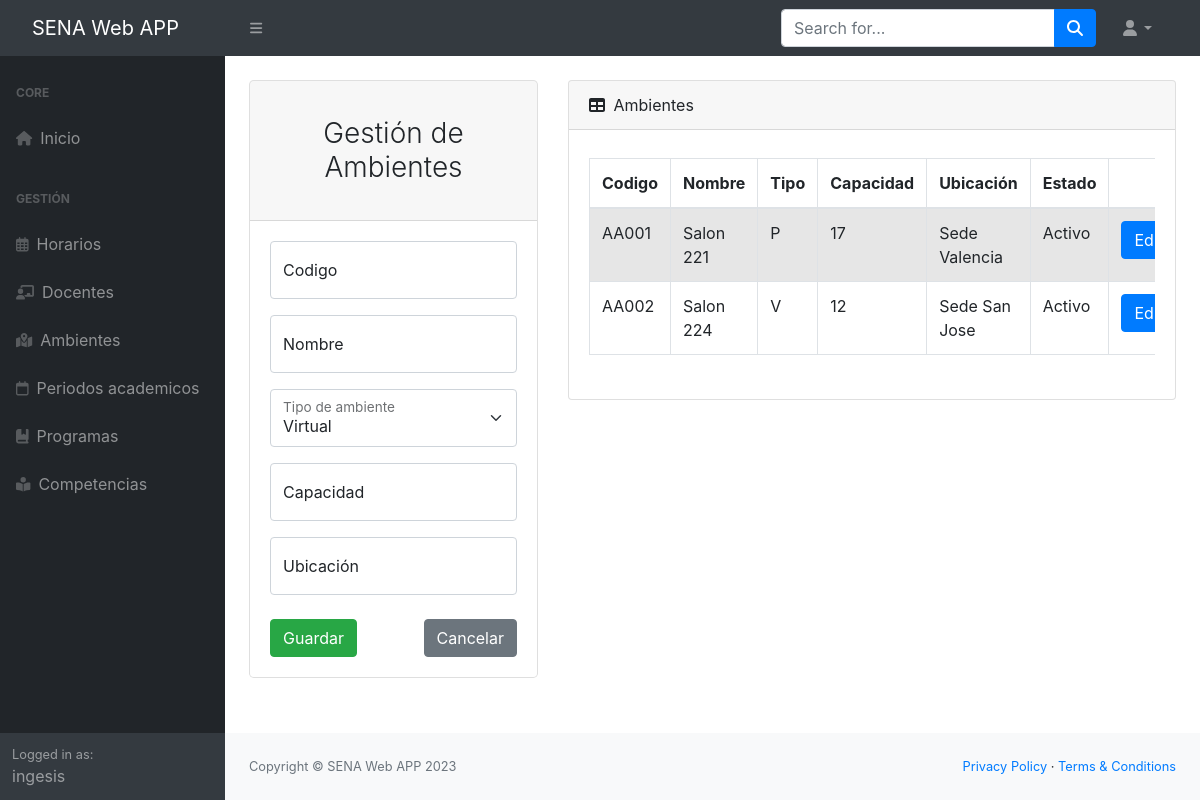
Screenshot of /app/gestionAmbientes/ (signed in) with the database file from the repository.
### Aplicaciones/Academico/models.py (models this page shows, shortened)
class Ambiente(models.Model):
    codigo = models.CharField(primary_key=True, max_length=10)
    nombre = models.CharField(max_length=50)
    tipo_ambiente = models.CharField(
        max_length=11, choices=tipoAmbiente, default='V')
    capacidad = models.PositiveIntegerField()
    ubicacion = models.CharField(max_length=50)
    estado = models.BooleanField(default=True)
    class Meta:
        verbose_name = 'Ambiente'
        verbose_name_plural = 'Ambientes'
        db_table = 'ambiente'

### Aplicaciones/Academico/views.py (the view)
# urls.py: path('gestionAmbientes/', login_required(views.gestionAmbientes)),
def gestionAmbientes(request):
    usuario = get_user(request)
    if usuario.is_superuser:
        ambientesListados = Ambiente.objects.all()
        return render(request, "gestion-ambientes.html", {"ambientes": ambientesListados})
    else:
        return render(request, "denegado.html")

### Aplicaciones/Academico/templates/gestion-ambientes.html (shortened to what this page needs)
{% extends "./base.html" %}
{% block body %}
<div class="container-fluid px-4">
    <div class="row">
        <div class="col-sm-12 col-md-6 col-lg-4 col-xl-4 mt-4">
            <div class="card border-1 rounded-lg">
                <div class="card-header">
                    <h3 class="text-center font-weight-light my-4">Gestión de Ambientes</h3>
                </div>
                <div class="card-body">
                    <form action="registrarAmbiente/" method="POST">{% csrf_token %}
                        <div class="form-floating mb-3">
                            <input class="form-control" id="txtCodigo" name="txtCodigo" type="text" placeholder="Codigo" minlength="5" maxlength="5" required/>
                            <label for="txtCodigo">Codigo</label>
                        </div>
                        <div class="form-floating mb-3">
                            <input class="form-control" id="txtNombre" name="txtNombre" type="text" placeholder="Nombre" maxlength="50" required/>
                            <label for="txtNombre">Nombre</label>
                        </div>
                        <div class="form-floating mb-3">
                            <select class="form-select" id="tipoAmbiente" name="tipoAmbiente" aria-label="Floating label select example">
                              <option value="V" selected>Virtual</option>
                            </select>
                            <label for="tipoAmbiente">Tipo de ambiente</label>
                        </div>
                        <div class="form-floating mb-3">
                            <input class="form-control" id="txtCapacidad" name="txtCapacidad" type="text" placeholder="Capacidad" minlength="1" maxlength="2" required/>
                            <label for="txtCapacidad">Capacidad</label>
                        </div>
                        <div class="form-floating mb-3">
                            <input class="form-control" id="txtUbicacion" name="txtUbicacion" type="text" placeholder="Ubicación" maxlength="50" required/>
                            <label for="txtUbicacion">Ubicación</label>
                        </div>
                        <div class="d-flex align-items-center justify-content-between mt-4 mb-0">
                            <button type="submit" class="btn btn-success text-white">Guardar</button>
                            <a class="btn btn-secondary" href="/app/gestionAmbientes/">Cancelar</a>
                        </div>
                    </form>
                </div>
            </div>
        </div>
        <div class="col-sm-12 col-md-6 col-lg-8 col-xl-8 mt-4">
            <div class="card mb-4">
                <div class="card-header">
                    <i class="fas fa-table me-1"></i>
                        Ambientes
                </div>
                <div class="card-body">
                    <div class="table-responsive py-2">
                        <table class="table table-striped table-hover table-bordered">
                            <thead class="">
                                <tr>
                                    <th class="text-left" scope="col">Codigo</th>
                                    <th class="text-left" scope="col">Nombre</th>
                                    <th class="text-left" scope="col">Tipo</th>
                                    <th class="text-left" scope="col">Capacidad</th>
                                    <th class="text-left" scope="col">Ubicación</th>
                                    <th class="text-left" scope="col">Estado</th>
                                    <th colspan="2" class="text-center">Opciones</th>
                                </tr>
                            </thead>
                            <tbody>
                                {% for a in ambientes %}
                                <tr>
                                    <td class="text-left" scope="row">{{a.codigo}}</td>
                                    <td class="text-left">{{a.nombre}}</td>
                                    <td class="text-left">{{a.tipo_ambiente}}</td>
                                    <td class="text-left">{{a.capacidad}}</td>
                                    <td class="text-left">{{a.ubicacion}}</td>
                                    <td class="text-left">
                                        {% if a.estado %}
                                        Activo
                                        {% else %}
                                        Inactivo
                                        {% endif %}
                                    </td>
                                    <td>
                                        <div class="d-flex gap-2 justify-content-center">
                                            <a href="editarAmbiente/{{a.codigo}}" class="btn btn-primary">Editar</a>
                                        </div>
                                    </td>
                                </tr>
                                {% endfor %}
                            </tbody>
                        </table>
                    </div>
                </div>
            </div>
        </div>
    </div>
</div>
{% endblock %}

### Aplicaciones/Academico/templates/base.html (shortened to what this page needs)
<!DOCTYPE html>
<html lang="en">
    <head>
        {% load static %}
        <link rel="stylesheet" href="{% static '/css/style.css' %}" />
        <link
            rel="stylesheet"
            href="https://cdn.jsdelivr.net/npm/bootstrap@4.5.3/dist/css/bootstrap.min.css"
        />
        <link
            rel="stylesheet"
            href="https://cdnjs.cloudflare.com/ajax/libs/bootstrap-datepicker/1.9.0/css/bootstrap-datepicker.min.css"
        />
        <link
            rel="stylesheet"
            href="https://cdnjs.cloudflare.com/ajax/libs/font-awesome/4.7.0/css/font-awesome.min.css"
        />
    </head>
    <body class="sb-nav-fixed">
        <nav class="sb-topnav navbar navbar-expand navbar-dark bg-dark">
            <a class="navbar-brand ps-3" href="/">SENA Web APP</a>
            <button
                class="btn btn-link btn-sm order-1 order-lg-0 me-4 me-lg-0"
                id="sidebarToggle"
                href="#!"
            >
                <i class="fas fa-bars"></i>
            </button>
            <form
                class="d-none d-md-inline-block form-inline ms-auto me-0 me-md-3 my-2 my-md-0"
            >
                <div class="input-group">
                    <input
                        class="form-control"
                        type="text"
                        placeholder="Search for..."
                        aria-label="Search for..."
                        aria-describedby="btnNavbarSearch"
                    />
                    <button
                        class="btn btn-primary"
                        id="btnNavbarSearch"
                        type="button"
                    >
                        <i class="fas fa-search"></i>
                    </button>
                </div>
            </form>
            <ul class="navbar-nav ms-auto ms-md-0 me-3 me-lg-4">
                <li class="nav-item dropdown">
                    <a
                        class="nav-link dropdown-toggle"
                        id="navbarDropdown"
                        href="#"
                        role="button"
                        data-bs-toggle="dropdown"
                        aria-expanded="false"
                        ><i class="fas fa-user fa-fw"></i
                    ></a>
                </li>
            </ul>
        </nav>
        <div id="layoutSidenav">
            <div id="layoutSidenav_nav">
                <nav
                    class="sb-sidenav accordion sb-sidenav-dark"
                    id="sidenavAccordion"
                >
                    <div class="sb-sidenav-menu">
                        <div class="nav">
                            <div class="sb-sidenav-menu-heading">Core</div>
                            <a class="nav-link" href="/">
                                <div class="sb-nav-link-icon">
                                    <i class="fa-solid fa-house"></i>
                                </div>
                                Inicio
                            </a>
                            <div class="sb-sidenav-menu-heading">Gestión</div>
                            <a class="nav-link" href="/app/gestionHorarios/">
                                <div class="sb-nav-link-icon">
                                    <i class="fa-regular fa-calendar-days"></i>
                                </div>
                                Horarios
                            </a>
                            <a class="nav-link" href="/app/gestionDocentes/">
                                <div class="sb-nav-link-icon">
                                    <i class="fa-solid fa-chalkboard-user"></i>
                                </div>
                                Docentes
                            </a>
                            <a class="nav-link" href="/app/gestionAmbientes/">
                                <div class="sb-nav-link-icon">
                                    <i class="fa-solid fa-map-location-dot"></i>
                                </div>
                                Ambientes
                            </a>
                            <a class="nav-link" href="/app/gestionPeriodos/">
                                <div class="sb-nav-link-icon">
                                    <i class="fa-regular fa-calendar"></i>
                                </div>
                                Periodos academicos
                            </a>
                            <a class="nav-link" href="/app/gestionProgramas/">
                                <div class="sb-nav-link-icon">
                                    <i class="fa-solid fa-book-bookmark"></i>
                                </div>
                                Programas
                            </a>
                            <a
                                class="nav-link"
                                href="/app/gestionCompetencias/"
                            >
                                <div class="sb-nav-link-icon">
                                    <i class="fa-solid fa-book-open-reader"></i>
                                </div>
                                Competencias
                            </a>
                        </div>
                    </div>
                    <div class="sb-sidenav-footer">
                        <div class="small">Logged in as:</div>
                        {{user.username}}
                    </div>
                </nav>
            </div>
            <div id="layoutSidenav_content">
                <main>{% block body %} {% endblock %}</main>
                <footer class="py-4 bg-light mt-auto">
                    <div class="container-fluid px-4">
                        <div
                            class="d-flex align-items-center justify-content-between small"
                        >
                            <div class="text-muted">
                                Copyright &copy; SENA Web APP 2023
                            </div>
                            <div>
                                <a href="#">Privacy Policy</a>
                                &middot;
                                <a href="#">Terms &amp; Conditions</a>
                            </div>
                        </div>
                    </div>
                </footer>
            </div>
        </div>
    </body>
</html>

### rows the page displays
Ambiente: codigo "AA001", nombre "Salon 221", tipo_ambiente "P", capacidad "17", ubicacion "Sede Valencia", estado "Activo"
Ambiente: codigo "AA002", nombre "Salon 224", tipo_ambiente "V", capacidad "12", ubicacion "Sede San Jose", estado "Activo"

### other values shown
{{ user.username }} "ingesis"
